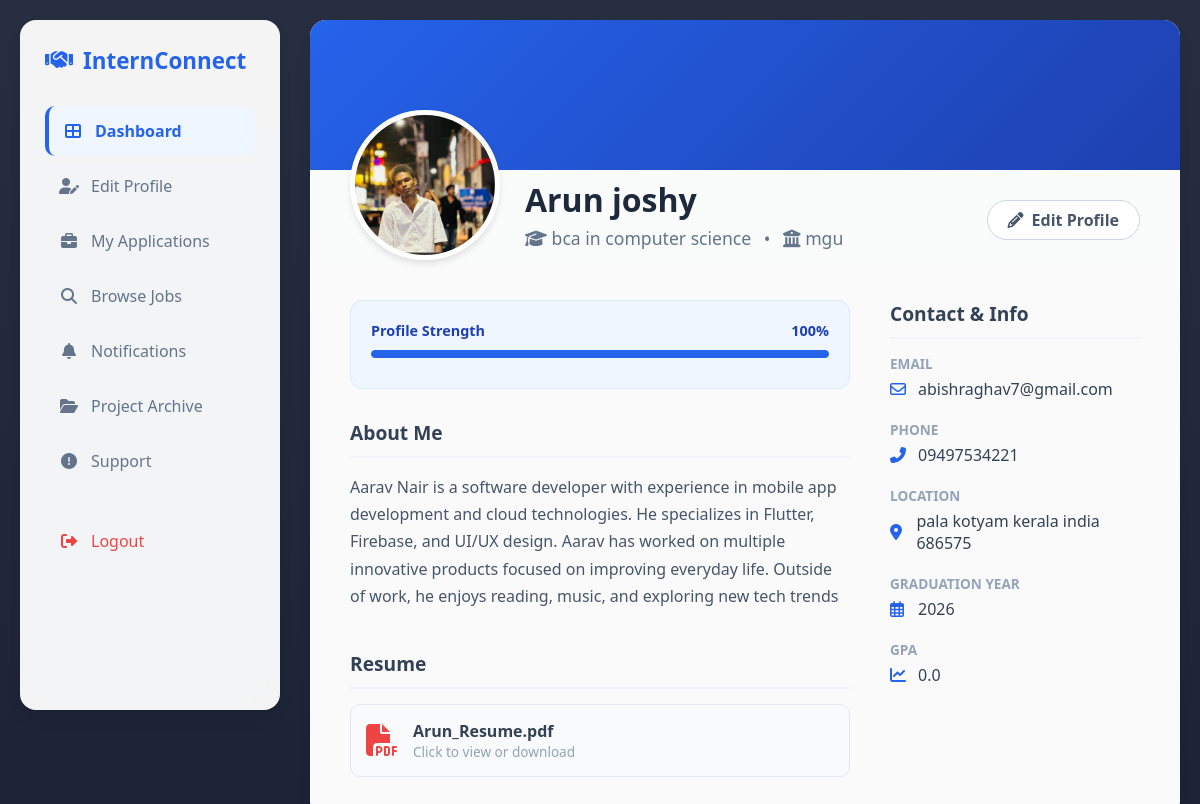
Page /user/ (signed in) on the committed database.
### myapp/models.py (models this page shows, shortened)
class Register(models.Model):
    name = models.CharField(max_length=100)
    last_name = models.CharField(max_length=100)
    email = models.EmailField(unique=True)
    password = models.CharField(max_length=100)
    university = models.CharField(max_length=100)
    major = models.CharField(max_length=100)
    phone = models.CharField(max_length=15, blank=True, null=True)
    location = models.CharField(max_length=100, blank=True, null=True)
    date_of_birth = models.DateField(blank=True, null=True)
    degree = models.CharField(max_length=100)
    graduation_year = models.CharField(max_length=100)
    GPA = models.CharField(max_length=100)
    Upload_Resume = models.FileField(upload_to='resumes/', blank=True, null=True)
    Bio = models.TextField(max_length=500)
    profile_picture = models.ImageField(upload_to='profile_pics/', null=True, blank=True)
    rights = models.CharField(max_length=100, default='User')

### myapp/views.py (the view)
# urls.py: path('user/', views.user_dashboard, name='user_dashboard'),
def user_dashboard(request):
    if 'uid' not in request.session: return redirect('login')
    student = Register.objects.get(id=request.session['uid'])
    strength = 0
    if student.name and student.last_name and student.email: strength += 30
    if student.university and student.major and student.degree: strength += 10
    if student.phone: strength += 10
    if student.location: strength += 10
    if student.Bio and student.Bio != 'No bio provided': strength += 10
    if student.Upload_Resume: strength += 20
    if student.profile_picture: strength += 10
    if strength > 100: strength = 100
    return render(request, 'user/userprofile.html', {'reg': student, 'strength': strength})

### myapp/templates/user/userprofile.html (shortened to what this page needs)
<!DOCTYPE html>
<html lang="en">
<head>
    <link rel="stylesheet" href="https://cdnjs.cloudflare.com/ajax/libs/font-awesome/6.4.0/css/all.min.css">
</head>
<body>
    <div class="container">
        <div class="sidebar">
            <div class="brand"><i class="fas fa-handshake"></i> InternConnect</div>
            <a href="#" class="menu-item active"><i class="fas fa-th-large"></i> Dashboard</a>
            <a href="{% url 'user_edit' %}" class="menu-item"><i class="fas fa-user-edit"></i> Edit Profile</a>
            <a href="{% url 'my_applications' %}" class="menu-item"><i class="fas fa-briefcase"></i> My Applications</a>
            <a href="{% url 'browse_internships' %}" class="menu-item"><i class="fas fa-search"></i> Browse Jobs</a>
            <a href="{% url 'my_notifications' %}" class="menu-item"><i class="fas fa-bell"></i> Notifications</a>
            <a href="{% url 'project_archive' %}" class="menu-item"><i class="fas fa-folder-open"></i> Project Archive</a>
            <a href="{% url 'file_complaint' %}" class="menu-item"><i class="fas fa-exclamation-circle"></i> Support</a>
            <a href="{% url 'logout' %}" class="menu-item" style="color: #ef4444; margin-top: 30px;"><i class="fas fa-sign-out-alt"></i> Logout</a>
        </div>
        <div class="main-content">
            <div class="profile-card">
                <div class="profile-banner"></div>
                <div class="profile-header">
                    <div class="profile-identity">
                        <div class="avatar-container">
                            {% if reg.profile_picture %}
                                <img src="{{ reg.profile_picture.url }}" alt="Profile" class="avatar-img">
                            {% else %}
                                <div class="avatar-placeholder">{{ reg.name|first|upper }}{{ reg.last_name|first|upper }}</div>
                            {% endif %}
                        </div>
                        <div class="user-info">
                            <h1 class="user-name">{{ reg.name }} {{ reg.last_name }}</h1>
                            <p class="user-headline">
                                <i class="fas fa-graduation-cap"></i> {{ reg.degree }} in {{ reg.major }}
                                <span style="margin: 0 8px;">•</span>
                                <i class="fas fa-university"></i> {{ reg.university }}
                            </p>
                        </div>
                    </div>
                    <div class="header-actions">
                        <a href="{% url 'user_edit' %}" class="btn-edit"><i class="fas fa-pencil-alt"></i> Edit Profile</a>
                    </div>
                </div>
                <div class="profile-body">
                    <div class="left-col">
                        <div class="completeness-widget">
                            <div style="display: flex; justify-content: space-between; font-weight: bold; color: #1e40af; font-size: 0.9rem;">
                                <span>Profile Strength</span>
                                <span>{{ strength }}%</span>
                            </div>
                            <div class="progress-track">
                                <div class="progress-fill" style="width: {{ strength }}%;"></div>
                            </div>
                        </div>
                        <div class="section-title">About Me</div>
                        <p class="bio-text">{{ reg.Bio|default:"No bio provided yet. Tell employers a bit about yourself!" }}</p>
                        <div class="section-title" style="margin-top: 40px;">Resume</div>
                        {% if reg.Upload_Resume %}
                            <a href="{{ reg.Upload_Resume.url }}" target="_blank" class="resume-badge" style="text-decoration: none;">
                                <i class="fas fa-file-pdf resume-icon"></i>
                                <div>
                                    <div style="color: #334155; font-weight: bold;">{{ reg.name }}_Resume.pdf</div>
                                    <div style="color: #94a3b8; font-size: 0.85rem;">Click to view or download</div>
                                </div>
                            </a>
                        {% else %}
                            <div style="color: #94a3b8; font-style: italic;">No resume uploaded.</div>
                        {% endif %}
                    </div>
                    <div class="right-col">
                        <div class="section-title">Contact & Info</div>
                        <div class="info-group">
                            <span class="info-label">Email</span>
                            <div class="info-value"><i class="far fa-envelope"></i> {{ reg.email }}</div>
                        </div>
                        <div class="info-group">
                            <span class="info-label">Phone</span>
                            <div class="info-value"><i class="fas fa-phone-alt"></i> {{ reg.phone|default:"Not provided" }}</div>
                        </div>
                        <div class="info-group">
                            <span class="info-label">Location</span>
                            <div class="info-value"><i class="fas fa-map-marker-alt"></i> {{ reg.location|default:"Not provided" }}</div>
                        </div>
                        <div class="info-group">
                            <span class="info-label">Graduation Year</span>
                            <div class="info-value"><i class="far fa-calendar-alt"></i> {{ reg.graduation_year }}</div>
                        </div>
                        <div class="info-group">
                            <span class="info-label">GPA</span>
                            <div class="info-value"><i class="fas fa-chart-line"></i> {{ reg.GPA }}</div>
                        </div>
                    </div>
                </div>
            </div>
        </div>
    </div>
</body>
</html>

### myapp/templates/user/userprofile.html (style rules this page uses)
:root { --primary: #0f172a; --accent: #2563eb; --light: #f1f5f9; --shadow: 0 10px 15px -3px rgba(0,0,0,0.1); }
body { font-family: 'Segoe UI', sans-serif; margin: 0; padding: 20px; background: linear-gradient(rgba(15, 23, 42, 0.9), rgba(15, 23, 42, 0.95)), url('https://images.unsplash.com/photo-1497215728101-856f4ea42174?ixlib=rb-1.2.1&auto=format&fit=crop&w=1950&q=80'); background-size: cover; background-attachment: fixed; min-height: 100vh; }
.container { max-width: 1200px; margin: 0 auto; display: grid; grid-template-columns: 260px 1fr; gap: 30px; }
.sidebar { background: rgba(255, 255, 255, 0.95); backdrop-filter: blur(10px); border-radius: 16px; padding: 25px; height: fit-content; min-height: 80vh; position: sticky; top: 20px; box-shadow: var(--shadow); animation: slideUp 0.5s ease-out; }
.brand { font-size: 1.4rem; font-weight: 700; color: var(--accent); margin-bottom: 30px; display: flex; align-items: center; gap: 10px; }
.menu-item { display: flex; align-items: center; gap: 12px; padding: 14px; color: #64748b; text-decoration: none; border-radius: 10px; margin-bottom: 5px; font-weight: 500; transition: 0.3s; }
.menu-item.active { background: #eff6ff; color: var(--accent); font-weight: 600; border-left: 4px solid var(--accent); }
.menu-item i { width: 20px; text-align: center; }
.profile-card { background: rgba(255, 255, 255, 0.98); border-radius: 16px; overflow: hidden; box-shadow: var(--shadow); animation: slideUp 0.7s ease-out; }
.profile-banner { height: 150px; background: linear-gradient(135deg, var(--accent), #1e40af); }
.profile-header { padding: 0 40px; margin-top: -60px; display: flex; justify-content: space-between; align-items: flex-end; flex-wrap: wrap; }
.profile-identity { display: flex; align-items: flex-end; gap: 25px; }
.avatar-container { width: 140px; height: 140px; border-radius: 50%; border: 5px solid white; background: white; overflow: hidden; box-shadow: 0 4px 6px rgba(0,0,0,0.1); display: flex; align-items: center; justify-content: center; }
.avatar-img { width: 100%; height: 100%; object-fit: cover; }
.user-info { margin-bottom: 10px; }
.user-name { font-size: 2rem; font-weight: 800; color: #1e293b; margin: 0; }
.user-headline { color: #64748b; font-size: 1.1rem; margin: 5px 0 0; }
.header-actions { margin-bottom: 20px; }
.btn-edit { background: white; border: 1px solid #cbd5e1; color: #475569; padding: 8px 20px; border-radius: 20px; font-weight: 600; text-decoration: none; transition: 0.2s; display: inline-flex; align-items: center; gap: 8px; }
.profile-body { padding: 40px; display: grid; grid-template-columns: 2fr 1fr; gap: 40px; }
.section-title { font-size: 1.2rem; font-weight: 700; color: #334155; margin-bottom: 15px; border-bottom: 2px solid #f1f5f9; padding-bottom: 10px; }
.bio-text { color: #475569; line-height: 1.7; font-size: 1rem; white-space: pre-wrap; }
.info-group { margin-bottom: 20px; }
.info-label { display: block; font-size: 0.85rem; color: #94a3b8; font-weight: 700; text-transform: uppercase; margin-bottom: 5px; }
.info-value { color: #334155; font-weight: 500; font-size: 1rem; display: flex; align-items: center; gap: 8px; }
.info-value i { color: var(--accent); width: 20px; }
.resume-badge { background: #f8fafc; border: 1px solid #e2e8f0; border-radius: 10px; padding: 15px; display: flex; align-items: center; gap: 15px; margin-top: 10px; transition: 0.3s; }
.resume-icon { font-size: 2rem; color: #ef4444; }
.completeness-widget { background: #eff6ff; border-radius: 12px; padding: 20px; margin-bottom: 30px; border: 1px solid #dbeafe; }
.progress-track { width: 100%; height: 8px; background: #bfdbfe; border-radius: 4px; margin: 10px 0; overflow: hidden; }
.progress-fill { height: 100%; background: var(--accent); border-radius: 4px; transition: width 1s ease-in-out; }

### rows in the picture
Register: profile_picture (picture), name "Arun", last_name "joshy", degree "bca", major "computer science", university "mgu", Bio "Aarav Nair is a software developer with experience in mobile app development and cloud technologies. He specializes in Flutter, Firebase, and UI/UX design. Aarav has worked on multiple innovative products focused on improving everyday life. Outside of work, he enjoys reading, music, and exploring new tech trends", email "abishraghav7@gmail.com", phone "09497534221", location "pala kotyam kerala india 686575", graduation_year "2026", GPA "0.0"

### other values in the picture
{{ strength }} "100"
